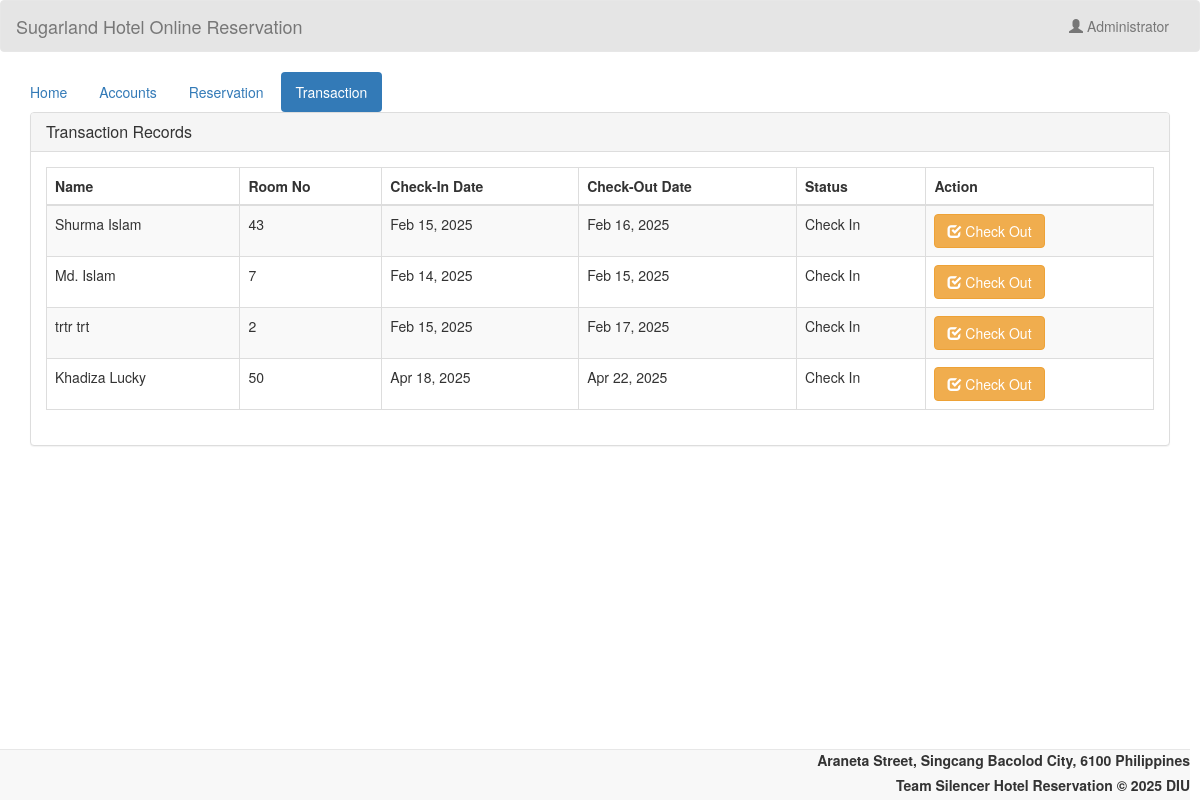
Page /admin/transaction.php (signed in) on the committed database.
### tables this page shows
CREATE TABLE `transaction` (
  `transaction_id` int(11) NOT NULL,
  `guest_id` int(11) NOT NULL,
  `room_id` int(11) NOT NULL,
  `room_no` int(5) NOT NULL,
  `extra_bed` int(11) NOT NULL,
  `status` varchar(20) NOT NULL,
  `days` int(2) NOT NULL,
  `checkin` date NOT NULL,
  `checkin_time` time NOT NULL,
  `checkout` date NOT NULL,
  `checkout_time` time NOT NULL,
  `bill` varchar(10) NOT NULL
);

CREATE TABLE `guest` (
  `guest_id` int(11) NOT NULL,
  `firstname` varchar(50) NOT NULL,
  `middlename` varchar(30) NOT NULL,
  `lastname` varchar(40) NOT NULL,
  `address` varchar(50) NOT NULL,
  `contactno` varchar(13) NOT NULL
);

### admin/name.php (called while the page is built)
<?php
	require 'connect.php';
	$query = $conn->query("SELECT * FROM `admin` WHERE `admin_id` = '$_SESSION[admin_id]'") or die(mysqli_error());
	$fetch = $query->fetch_array();
	$name = $fetch['name'];
?>

### admin/transaction.php (the view, shortened to what this page needs)
<!DOCTYPE html>
<?php
	require 'name.php';
	require_once 'connect.php';
?>
<html lang="en">
<head>
	<link rel="stylesheet" type="text/css" href="../css/bootstrap.css" />
	<link rel="stylesheet" type="text/css" href="../css/style.css" />
</head>
<body>
<nav style="background-color:rgba(0, 0, 0, 0.1);" class="navbar navbar-default">
	<div class="container-fluid">
		<div class="navbar-header">
			<a class="navbar-brand">Sugarland Hotel Online Reservation</a>
		</div>
		<ul class="nav navbar-nav pull-right">
			<li class="dropdown">
				<a class="dropdown-toggle" data-toggle="dropdown" role="button" aria-haspopup="true" aria-expanded="false">
					<i class="glyphicon glyphicon-user"></i> <?php echo $name; ?>
				</a>
			</li>
		</ul>
	</div>
</nav>
<div class="container-fluid">
	<ul class="nav nav-pills">
		<li><a href="home.php">Home</a></li>
		<li><a href="account.php">Accounts</a></li>
		<li><a href="reserve.php">Reservation</a></li>
		<li class="active"><a href="transaction.php">Transaction</a></li>
	</ul>
</div>
<div class="container mt-4">
	<div class="panel panel-default">
		<div class="panel-heading">
			<h3 class="panel-title">Transaction Records</h3>
		</div>
		<div class="panel-body">
			<table class="table table-bordered table-striped">
				<thead>
					<tr>
						<th>Name</th>
						<th>Room No</th>
						<th>Check-In Date</th>
						<th>Check-Out Date</th>
						<th>Status</th>
						<th>Action</th>
					</tr>
				</thead>
				<tbody>
					<?php
						$query = $conn->query("SELECT * FROM `transaction` NATURAL JOIN `guest` WHERE `status` = 'Check In'") or die(mysqli_error($conn));
						while ($fetch = $query->fetch_array()) {
					?>
					<tr>
						<td><?php echo htmlspecialchars($fetch['firstname'] . " " . $fetch['lastname']); ?></td>
						<td><?php echo htmlspecialchars($fetch['room_no']); ?></td>
						<td><?php echo date("M d, Y", strtotime($fetch['checkin'])); ?></td>
						<td><?php echo date("M d, Y", strtotime($fetch['checkin'] . " +" . $fetch['days'] . " days")); ?></td>
						<td><?php echo htmlspecialchars($fetch['status']); ?></td>
						<td>
							<a class="btn btn-warning" href="checkout_query.php?transaction_id=<?php echo $fetch['transaction_id']; ?>"
							   onclick="return confirm('Are you sure you want to check out this guest?');">
								<i class="glyphicon glyphicon-check"></i> Check Out
							</a>
						</td>
					</tr>
					<?php } ?>
				</tbody>
			</table>
		</div>
	</div>
</div>
<div style="text-align:right; margin-right:10px;" class="navbar navbar-default navbar-fixed-bottom">
	<label>Araneta Street, Singcang Bacolod City, 6100 Philippines</label>
	<br />
	<label>Team Silencer Hotel Reservation &copy; 2025 DIU</label>
</div>
</body>
</html>

### rows in the picture
transaction: guest.lastname "Shurma Islam", room_no "43", checkin "Feb 15, 2025", checkin+days "Feb 16, 2025", status "Check In"
transaction: guest.lastname "Md. Islam", room_no "7", checkin "Feb 14, 2025", checkin+days "Feb 15, 2025", status "Check In"
transaction: guest.lastname "trtr trt", room_no "2", checkin "Feb 15, 2025", checkin+days "Feb 17, 2025", status "Check In"
transaction: guest.lastname "Khadiza Lucky", room_no "50", checkin "Apr 18, 2025", checkin+days "Apr 22, 2025", status "Check In"

### other values in the picture
$name "Administrator"
